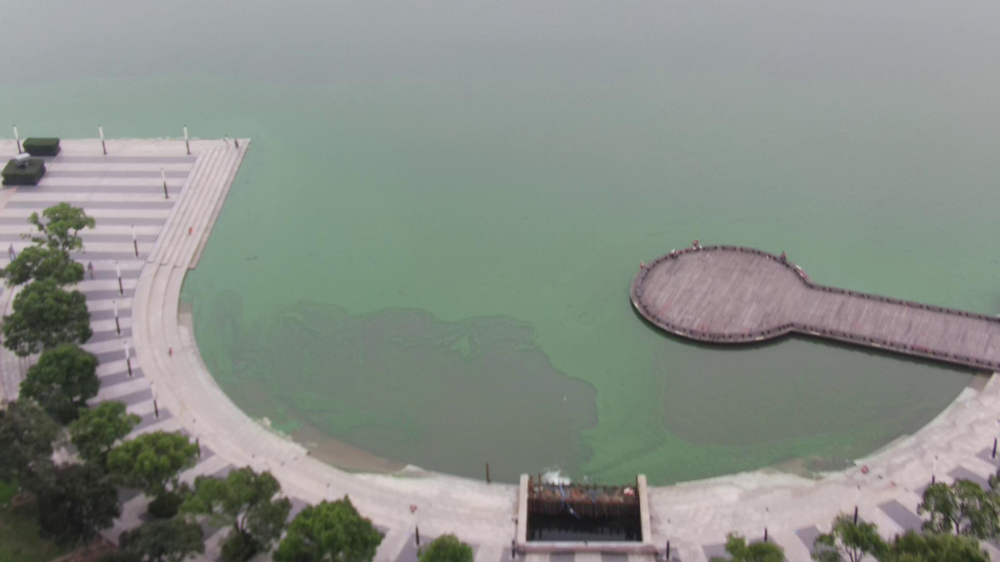
#> input picture SpaceLab/1.png, 1000 x 562 px, shrunk from 1920 x 1080 before the run, found by its file name
$ python ClearWay.py
#> lines starting #> are read from the running program, lines starting #| are printed output that depends on the picture; long printed decimals are rounded; pictures that were not available may be replaced by others from this repository, and a replacement may not be noted
import math
import time
from collections import Counter
import cv2
import matplotlib.pyplot as plt
import numpy as np
from PIL import Image, ImageOps
from sklearn.neighbors import KNeighborsClassifier
from matplotlib.patches import ConnectionPatch
import matplotlib.transforms as mtransforms
from sklearn.cluster import KMeans, DBSCAN
from sklearn.cluster import MeanShift, estimate_bandwidth
import os
from scipy.optimize import linear_sum_assignment
import seaborn as sns
import matplotlib.pyplot as plt
import numpy as np

jaccard_result_list = []
sorensen_dice_result_liat = []
hash_result_list = []

# [4 lines left out: function jaccard_similarity, not called in this run]

def sorensen_dice_similarity(set_a, set_b):
    intersection = set_a.intersection(set_b)
    return 2 * len(intersection) / (len(set_a) + len(set_b))

def hash_similarity(str_a, str_b):
    return sum(1 for a, b in zip(str_a, str_b) if a == b) / len(str_a)


# [10 lines left out: function calculate_similarity, not called in this run]


def remove_nan_from_list(input_list):
    # 使用列表推导式删除NaN值
    cleaned_list = [x for x in input_list if not np.isnan(x)]
    return cleaned_list

from SIFTfromScratch.stitchMulti import rotateimg
def cluster_angles(angle_list, num_clusters=2):
    # 将角度列表转换为二维数组，以适应KMeans函数
    angle_array = np.array(angle_list).reshape(-1, 1)

    # 创建KMeans模型，并使用角度数组进行拟合
    kmeans = KMeans(n_clusters=num_clusters, random_state=0).fit(angle_array)

    # 计算各个簇的大小并找到最大簇的索引
    cluster_sizes = [np.sum(kmeans.labels_ == i) for i in range(num_clusters)]
    largest_cluster_index = np.argmax(cluster_sizes)

    # 获取最大簇的聚类中心
    largest_cluster_center = kmeans.cluster_centers_[largest_cluster_index]

    return largest_cluster_center[0]

def cluster_angles_dbscan(angle_list, eps=15, min_samples=2):
    # 将角度列表转换为二维数组，以适应DBSCAN函数
    angle_array = np.array(angle_list).reshape(-1, 1)

    # 创建DBSCAN模型，并使用角度数组进行拟合
    dbscan = DBSCAN(eps=eps, min_samples=min_samples).fit(angle_array)

    # 计算各个簇的大小并找到最大簇的索引
    unique_labels, counts = np.unique(dbscan.labels_, return_counts=True)
    largest_cluster_index = np.argmax(counts[unique_labels != -1])

    # 获取最大簇的聚类中心
    largest_cluster_center = np.mean(angle_array[dbscan.labels_ == largest_cluster_index])

    return largest_cluster_center

# [81 lines left out: functions cluster_angles_mean_shift, filter_angles_Sort, main_feature_direction, filter_angles, not called in this run]


def compute_distances(img1_path, img2_path):

    img1 = cv2.imread(img1_path,cv2.IMREAD_UNCHANGED)
    img2 = cv2.imread(img2_path,cv2.IMREAD_UNCHANGED)

    orb = cv2.ORB_create()

    kp1, des1 = orb.detectAndCompute(img1, None)
    kp2, des2 = orb.detectAndCompute(img2, None)
    # img = cv2.drawKeypoints(img2, kp2, None, flags=cv2.DRAW_MATCHES_FLAGS_DRAW_RICH_KEYPOINTS)

    # Matching algorithm
    bf = cv2.BFMatcher(cv2.NORM_HAMMING, crossCheck=True)
    matches = bf.match(des1, des2)
    matches = sorted(matches, key=lambda x: x.distance)

    distancey = float(kp1[matches[0].queryIdx].pt[1] - kp2[matches[0].trainIdx].pt[1])
    distancex = float(kp1[matches[0].queryIdx].pt[0] - kp2[matches[0].trainIdx].pt[0])

    kpf = (kp1[matches[0].queryIdx].pt[0],kp1[matches[0].queryIdx].pt[1])
    kps = (kp2[matches[0].trainIdx].pt[0],kp2[matches[0].trainIdx].pt[1])

    # [6 lines of commented-out code are left out]

    angleList = []
    start_time = time.time()
    # [23 lines of commented-out code are left out]


    for i in range(0, int(math.ceil((len(matches)-1))*3/4)):


        ptx_1 = np.array(kp1[matches[i].queryIdx].pt)
        ptx_2 = np.array(kp1[matches[i+1].queryIdx].pt)
        pty_1 = np.array(kp2[matches[i].trainIdx].pt)
        pty_2 = np.array(kp2[matches[i+1].trainIdx].pt)
        v1 = ptx_1 - ptx_2
        v2 = pty_1 - pty_2
        cos_angle = np.dot(v1, v2) / (np.linalg.norm(v1) * np.linalg.norm(v2))
        angle = np.arccos(np.clip(cos_angle, -1, 1))
        angle_degrees = np.degrees(angle)
        angle_degrees_c = 180 - angle_degrees

                # 计算叉积，确定旋转方向
        cross_product = v1[0] * v2[1] - v1[1] * v2[0]
        finalrotate = min(angle_degrees, angle_degrees_c)
        if cross_product < 0:
            finalrotate = -finalrotate

        angleList.append(finalrotate)
    a = cluster_angles_dbscan(remove_nan_from_list(angleList))
    end_time = time.time()
    execution_time = end_time - start_time
    print("Center",a)
    print("Execution time:", execution_time, "seconds")

    # 使用seaborn绘制分布图
    sns.set(style="whitegrid")
    sns.histplot(angleList, kde=True, color="blue")

    # 设置标题和轴标签
    plt.title("dis")
    plt.xlabel("v")
    plt.ylabel("n")

    plt.show()
    # [7 lines of commented-out code are left out]
    return distancex, distancey, cluster_angles(angleList), kpf, kps


# [27 lines left out: function stitch_images_with_shift, not called in this run]


def stitch_images_with_shift_multi(images,output_path):

    shifts = []
    for i in range(0,len(images)-1):
        x_shift, y_shift, angle, kpf, kps = compute_distances(images[i], images[i+1])
        x_shift = int(x_shift)
        y_shift = int(y_shift)
        shifts.append((x_shift, y_shift,angle))


    # Read the first image
    img1 = Image.open(images[0]).convert("RGBA")


    # Calculate the size of the output image
    width = img1.width + 2*sum([abs(shift[0]) for shift in shifts])
    height = img1.height + sum([abs(shift[1]) for shift in shifts])


    # Create a new image with the combined dimensions
    stitched_image = Image.new('RGBA', (width, height), (0, 0, 0, 0))

    # Paste the first image onto the new image
    stitched_image.paste(img1, (0+sum([abs(shift[0]) for shift in shifts]), 0))

    # fake angle
    # angles = [0, -2, 2]
    # itr_angles = [0,-2, 0]

    for i in range(1, len(images)):
        img_path = images[i]
        x_shift, y_shift, angle = shifts[i-1]

        # Open the current image
        img = Image.open(img_path).convert("RGBA")

        # Calculate the position of the current image
        x_pos = sum([shift[0] for shift in shifts[:i]])+sum([abs(shift[0]) for shift in shifts])
        y_pos = sum([shift[1] for shift in shifts[:i]])

        img, offset_x, offset_y = rotate_rgba_image_fixed_center(img, int(sum([shift[2] for shift in shifts[:i]])), int(shifts[i-1][2]), kps)
        # img, offset_x, offset_y = rotate_rgba_image_fixed_center(img, itr_angles[i-1], angles[i-1], kps)

        # Paste the current image with the calculated shifts
        background = stitched_image
        foreground = img
        background.alpha_composite(foreground, (x_pos + int(offset_x), y_pos + int(offset_y)))
        # stitched_image.paste(img, (x_pos, y_pos))

    # Save the stitched image
    background.save(output_path)


# [29 lines left out: function rotate_rgba_image, not called in this run]


def rotate_rgba_image_fixed_center(img, rotation_angle, abs_angle, point):
    # 读取图像
    #src_img = Image.open(image_path).convert("RGBA")

    # 获取旋转矩阵
    (w, h) = img.size
    center = [realw, realh]

    # 计算新的图像尺寸
    angle_rad = math.radians(rotation_angle)
    new_width = int(abs(h * math.sin(angle_rad)) + abs(w * math.cos(angle_rad)))
    new_height = int(abs(h * math.cos(angle_rad)) + abs(w * math.sin(angle_rad)))

    abs_angle_radis = math.radians(abs_angle)
    point_rotated_x = (point[0]-center[0]) * math.cos(abs_angle_radis) - (point[1] - center[1]) * math.sin(abs_angle_radis) + center[0]
    point_rotated_y = (point[0]-center[0]) * math.sin(abs_angle_radis) + (point[1] - center[1]) * math.cos(abs_angle_radis) + center[1]

    delta_x = point_rotated_x - point[0]
    delta_y = point_rotated_y - point[1]

    print("delta: ", delta_x, delta_y,abs_angle_radis,abs_angle)
    # 创建一个新的透明图像，尺寸为新的宽度和高度
    new_img = Image.new("RGBA", (new_width, new_height), (0, 0, 0, 0))

    # 将源图像粘贴到新图像的中心
    new_img.paste(img, (int((new_width - w) / 2), int((new_height - h) / 2)))

    # 旋转图像
    rotated_img = new_img.rotate(-rotation_angle, resample=Image.BICUBIC, expand=True)

    # 去除边缘
    rotated_img = crop_transparent_area(rotated_img)

    # 保存旋转后的图像
    return rotated_img, delta_x, delta_y


def crop_transparent_area(image):

    # 获取图像的alpha通道
    alpha_channel = image.getchannel('A')

    # 计算边界框
    bbox = alpha_channel.getbbox()

    # 如果边界框存在，对图像进行裁剪
    if bbox:
        cropped_image = image.crop(bbox)
        return cropped_image
    else:
        print("The image is completely transparent.")


img1path = './bmp/1.png'
img2path = './bmp/2.png'
img3path = './bmp/3.png'
img4path = './bmp/4.png'
img5pathAngle = './transformedPic/113.jpg'
img6pathAngle = './transformedPic/143.jpg'

img10path = './transformedPic/10.png'
img12path = './transformedPic/12.png'

img = cv2.imread(img1path)
#> img is the input picture: shape (562, 1000, 3); mean B, G, R 134.3, 141, 135.1
realw, realh = img.shape[:2]

if __name__ == '__main__':
    outputpath = './resaaa.png'
    outputpath2 = './resaaab.png'

    imgpath = []
    imgpath2 = []
    imgpath3 = []

    imgpath.append(img4path)
    imgpath.append(img3path)
    imgpath.append(img2path)
    imgpath.append(img1path)

    imgpath2.append(img5pathAngle)
    imgpath2.append(img6pathAngle)

    imgpath3.append(img10path)
    imgpath3.append(img12path)

    # [10 lines of commented-out code are left out]

    stitch_images_with_shift_multi(imgpath,outputpath2)
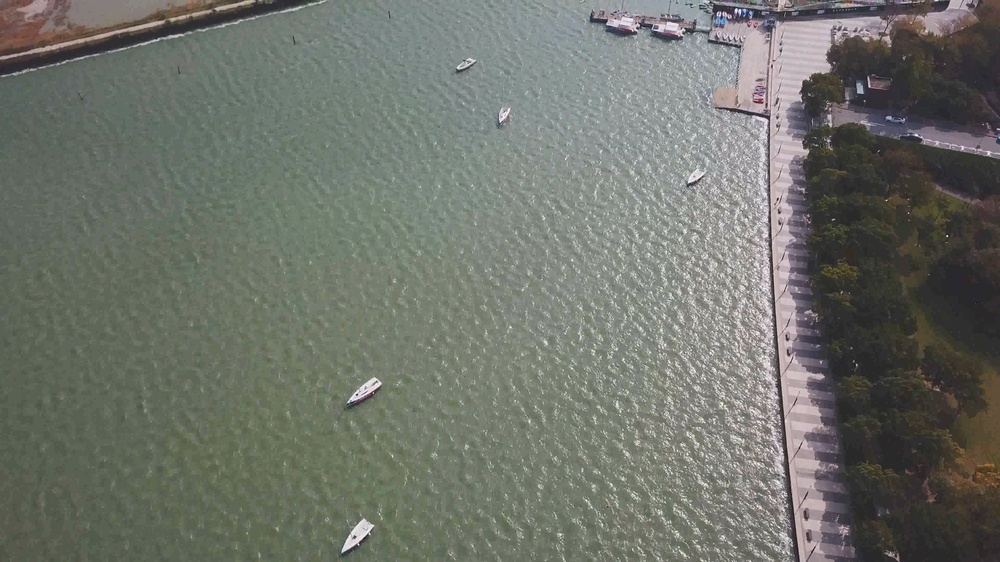
#> input picture SIFTfromScratch/imgs/10.jpg, 1000 x 562 px, shrunk from 3840 x 2160 before the run, given in place of 4.png, which was not available
#> in compute_distances, img1 is the input picture: shape (562, 1000, 3); mean B, G, R 106.2, 114.3, 110.8
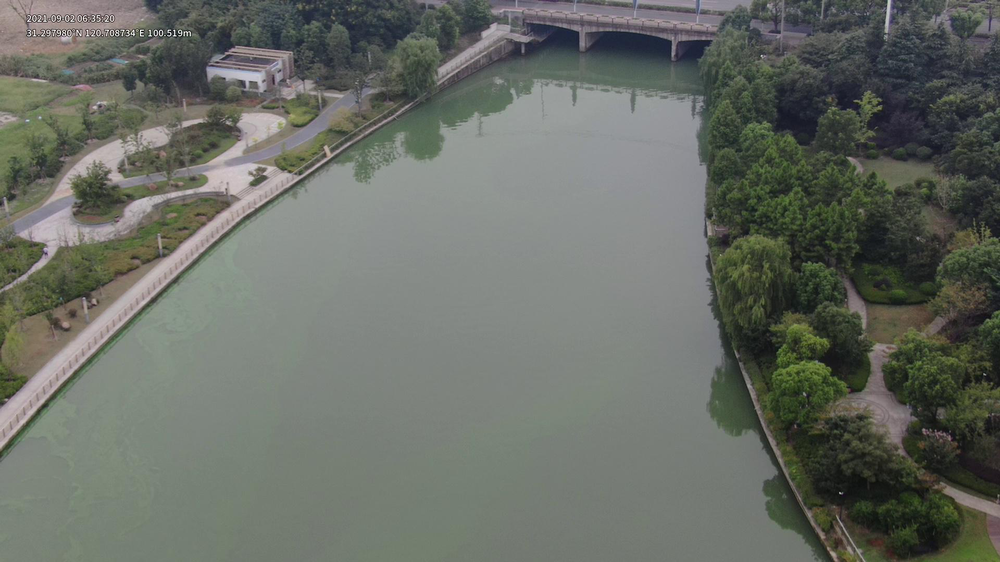
#> input picture SpaceLab/3.png, 1000 x 562 px, shrunk from 1920 x 1080 before the run, found by its file name
#> in compute_distances, img2 is the input picture: shape (562, 1000, 3); mean B, G, R 100.6, 108.1, 103.8
#> in compute_distances, `kp1, des1 = orb.detectAndCompute(img1, None)`: kp1 = 500 keypoints; strongest (x, y, size): (766, 119, 37.2), (683, 32, 31), (765, 120, 44.6), (689, 182, 31)
#> in compute_distances, `kp2, des2 = orb.detectAndCompute(img2, None)`: kp2 = 500 keypoints; strongest (x, y, size): (170, 33, 31), (174, 35, 31), (186, 31, 31), (150, 35, 31)
#> in compute_distances, `matches = bf.match(des1, des2)`: matches = 138 matches
#> in compute_distances, `distancey = float(kp1[matches[0].queryIdx].pt[1] - kp2[matches[0].trai..`: distancey = -89.28
#> in compute_distances, `distancex = float(kp1[matches[0].queryIdx].pt[0] - kp2[matches[0].trai..`: distancex = 476.6
#> in compute_distances, `kpf = (kp1[matches[0].queryIdx].pt[0],kp1[matches[0].queryIdx].pt[1])`: kpf = (757.4, 79.2)
#> in compute_distances, `kps = (kp2[matches[0].trainIdx].pt[0],kp2[matches[0].trainIdx].pt[1])`: kps = (280.8, 168.5)
#> the loop in compute_distances, `for i in range(0, int(math.ceil((len(matches)-1))*3/4)):  ` made 102 passes
#> (ptx_1, ptx_2, pty_1, pty_2, v1, v2, cos_angle, angle) on passes 1 to 4: ([757.4, 79.2], [856, 365], [280.8, 168.5], [852.8, 297.4], [-98.56, -285.8], [-572, -128.9], 0.526, 1.02), ([856, 365], [834, 219], [852.8, 297.4], [112, 176.3], [22, 146], [740.8, 121.1], 0.307, 1.26), ([834, 219], [758.6, 79.49], [112, 176.3], [246.3, 87.09], [75.41, 139.5], [-134.4, 89.16], 0.0902, 1.48), ([758.6, 79.49], [376, 382], [246.3, 87.09], [886, 36], [382.6, -302.5], [-639.7, 51.09], -0.831, 2.55)
#| Center 3.549
#> in compute_distances, `plt.show()`:
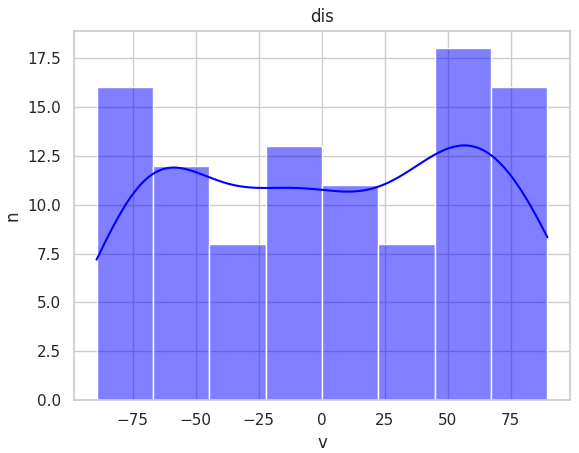
#> figure drawn by matplotlib, 1 panel; tallest bar 18 high, from x = 44.82 to 67.19; curve peaks at x = 56.29, y = 13.03
#> pass 2 of the loop in stitch_images_with_shift_multi, `for i in range(0,len(images)-1):`:
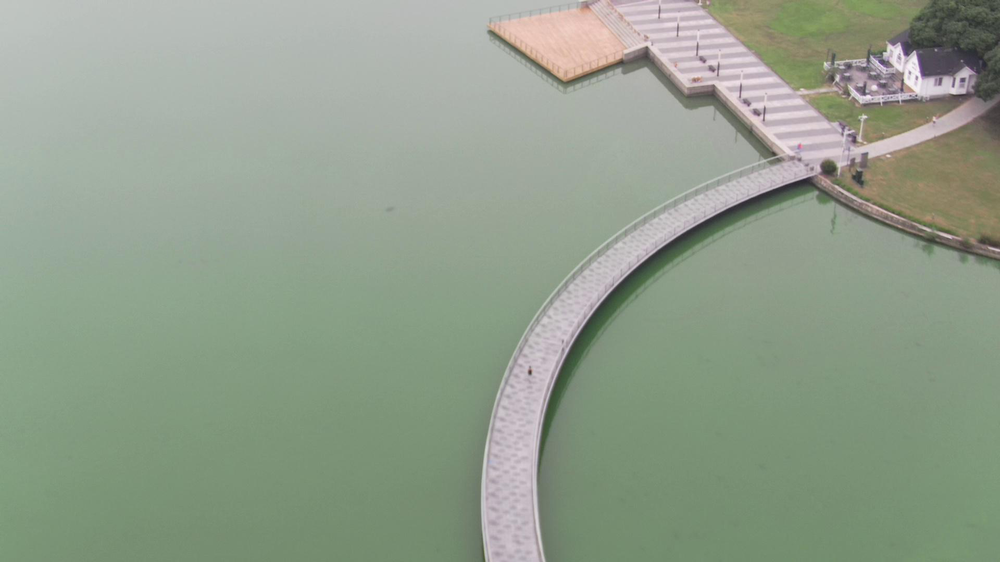
#> input picture SpaceLab/2.png, 1000 x 562 px, shrunk from 1920 x 1080 before the run, found by its file name
#> in compute_distances, img2 is the input picture: shape (562, 1000, 3); mean B, G, R 140.2, 157.9, 145.2
#> the loop in compute_distances (call 2), `for i in range(0, int(math.ceil((len(matches)-1))*3/4)):  ` made 93 passes
#| Center 5.523
#| delta:  472.394 18.885 0.8901 51
#> in rotate_rgba_image_fixed_center, `rotated_img = new_img.rotate(-rotation_angle, resample=Image.BICUBIC, ..`:
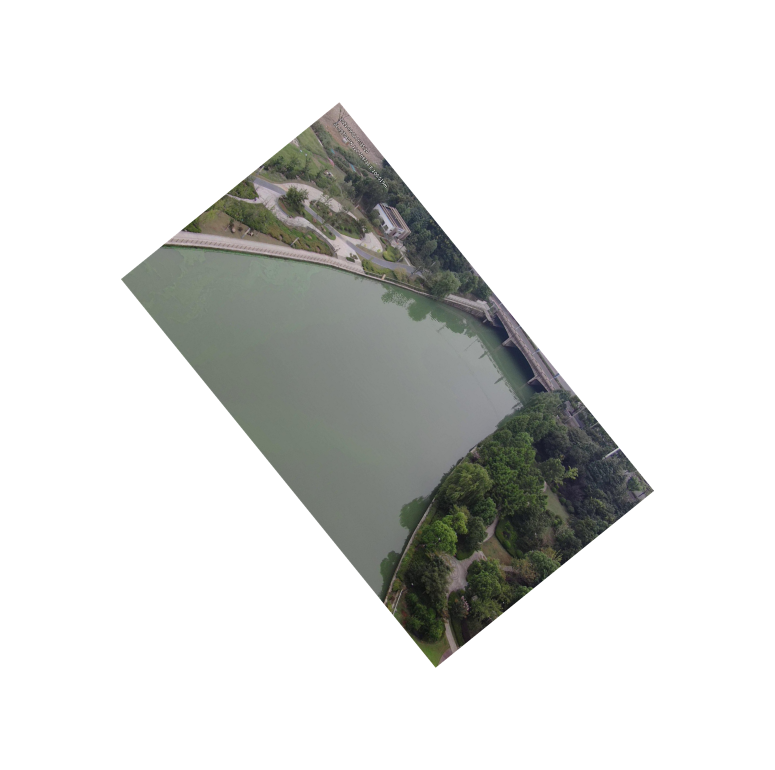
#> rotated_img: PIL image 1550x1540 RGBA (shown at 1/2 size); mean R, G, B, A 24.4, 25.4, 23.6, 60; transparent parts drawn white
#> in crop_transparent_area, `alpha_channel = image.getchannel('A')`:
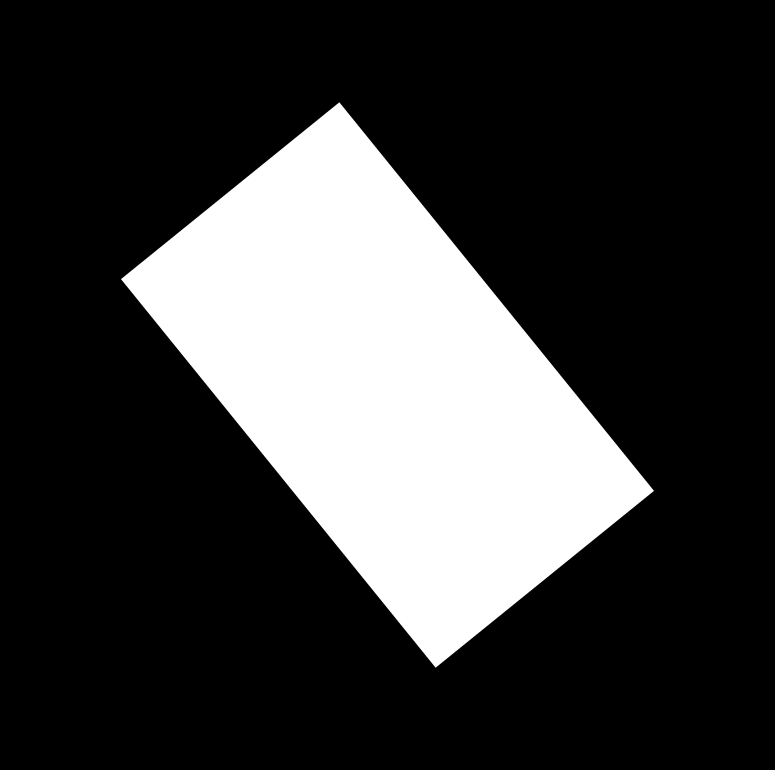
#> alpha_channel: PIL image 1550x1540 L (shown at 1/2 size); min 0, max 255, mean 60
#> in crop_transparent_area, `cropped_image = image.crop(bbox)`:
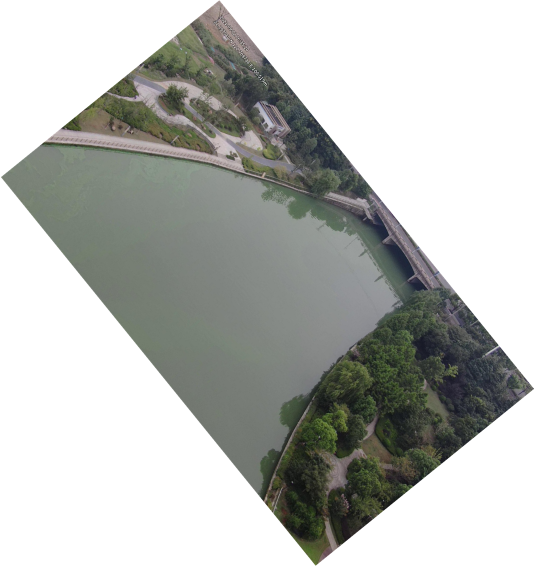
#> cropped_image: PIL image 1070x1132 RGBA (shown at 1/2 size); mean R, G, B, A 48.1, 50.1, 46.6, 118.3; transparent parts drawn white
#> in stitch_images_with_shift_multi, `background.alpha_composite(foreground, (x_pos + int(offset_x), y_pos +..`:
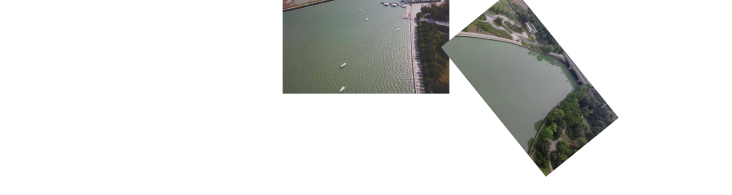
#> background: PIL image 4392x1169 RGBA (shown at 1/6 size); mean R, G, B, A 23.3, 24.2, 22.5, 55.4; transparent parts drawn white
#> pass 2 of the loop in stitch_images_with_shift_multi, `for i in range(1, len(images)):`:
#| delta:  505.655 37.926 0.9599 55
#> rotated_img: PIL image 1315x1122 RGBA
#> alpha_channel: PIL image 1315x1122 L
#> in crop_transparent_area (call 2), `cropped_image = image.crop(bbox)`:
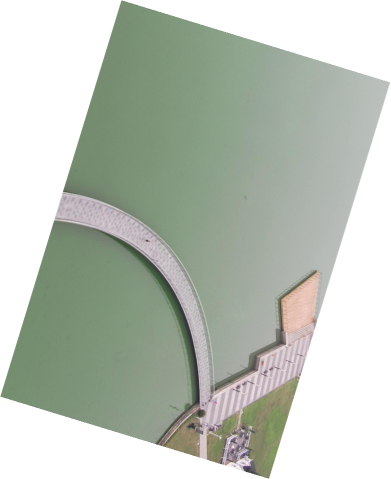
#> cropped_image: PIL image 781x958 RGBA (shown at 1/2 size); mean R, G, B, A 91.2, 99.1, 88.2, 158.8; transparent parts drawn white
#> in stitch_images_with_shift_multi, `background.alpha_composite(foreground, (x_pos + int(offset_x), y_pos +..`:
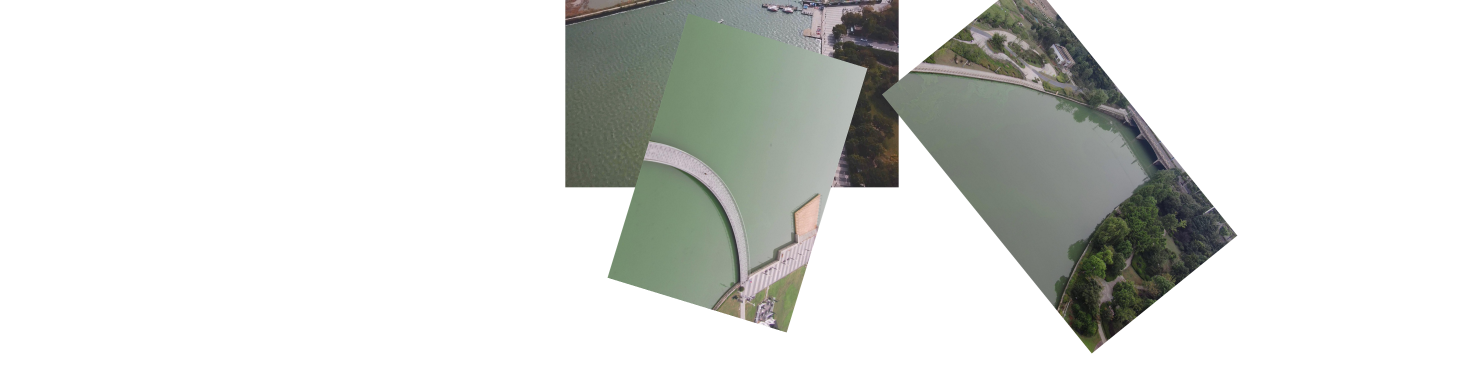
#> background: PIL image 4392x1169 RGBA (shown at 1/3 size); mean R, G, B, A 30.3, 32.1, 29.2, 65.8; transparent parts drawn white
    #stitch_images_with_shift_and_multi(imgpath,outputpath2)

    #stitch_images_with_shift(img3path, img2path, outputpath)
    print("complete")
